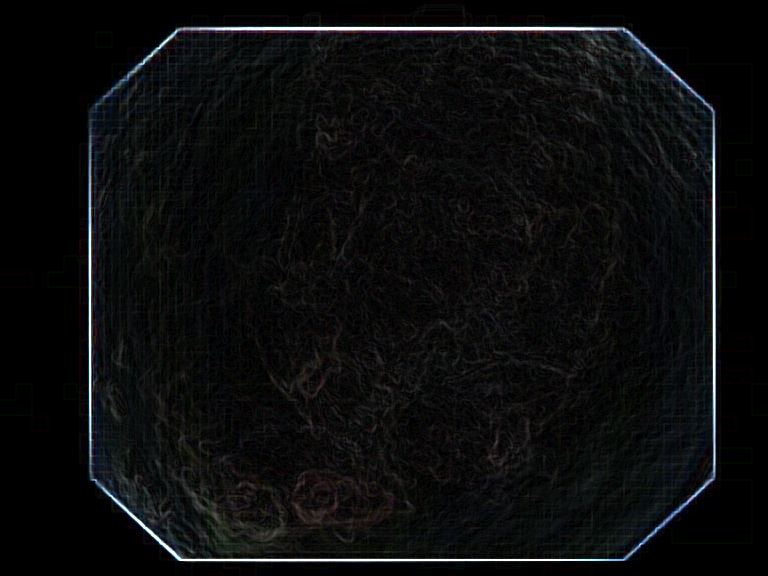
#> input picture notebooks/mix_der_img/adenomaNbi/image_11.png, 768 x 576 px, found by its file name; its folder holds only this picture in this run
$ jupyter execute --allow-errors 'KNN para derivada.ipynb'
#> lines starting #> are read from the running program, lines starting #| are printed output that depends on the picture
[cell 1]
import cv2 as cv
import os
import sys
import numpy as np
import matplotlib.pyplot as plt
from ipywidgets import interact, interactive, fixed, interact_manual
import ipywidgets as widgets
from sklearn.neighbors import KNeighborsClassifier
from sklearn import preprocessing
from sklearn.model_selection import KFold
from sklearn.model_selection import cross_val_score

# <span style="color:red">KNN para imagenes derivadas</span>

[cell 2]
path_classes = "/home/franklinsierra/Documentos/Biomedica/Experimentos/notebooks/mix_der_img/"
classes_names = os.listdir(path_classes)
print (classes_names)
dic_img ={}

for i, name_class in enumerate(classes_names):
    dic_img[classes_names[i]] = np.array(os.listdir(path_classes+classes_names[i]))
    print ("class: ", name_class, "total ", len(dic_img[classes_names[i]]))
#> pass 2 of the loop `for i, name_class in enumerate(classes_names):`:

[cell 3]
X = []
y = []
resize_value = 100

for i, classes in enumerate(classes_names):
    print((i+1), "clase: ", classes, "y_valor: ", (i+1), "total: ", len(dic_img[classes]))
    for img_name in dic_img[classes]:
        path_image = path_classes+classes+'/'+img_name
        img = cv.resize(cv.imread(path_image,0),(100,100))*1.
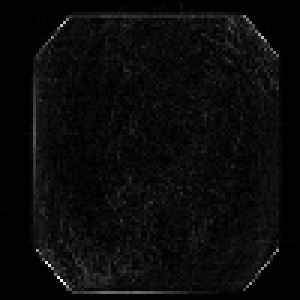
#> img: shape (100, 100) float64 (shown 3 times larger); min 0, max 255, mean 10.4
        flatt_img = img.reshape(resize_value*resize_value)
#> flatt_img = 10000 values, max 255 at index 9320, min 0 at index 0, mean 10.4
        X.append(flatt_img)
        y.append(i+1)
#> pass 2 of the loop `for i, classes in enumerate(classes_names):`:
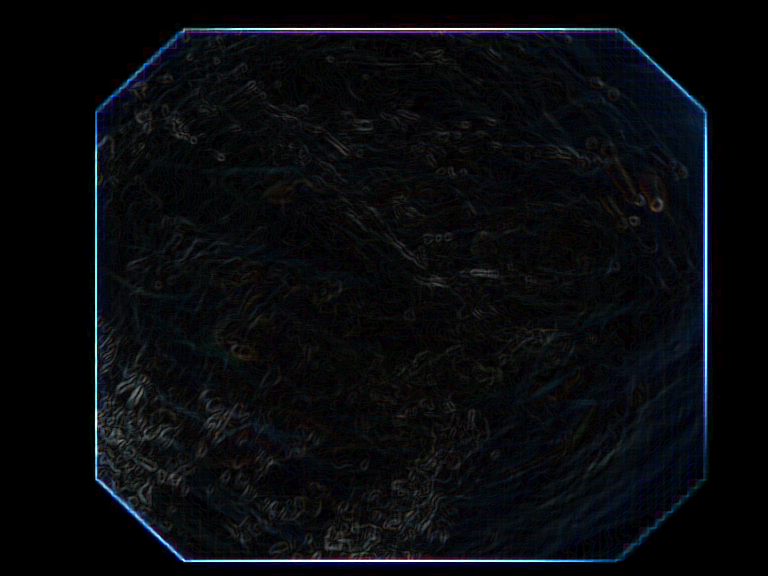
#> input picture notebooks/mix_der_img/adenomaWl/image_14.png, 768 x 576 px, found by its file name
#> `img = cv.resize(cv.imread(path_image,0),(100,100))*1.`:
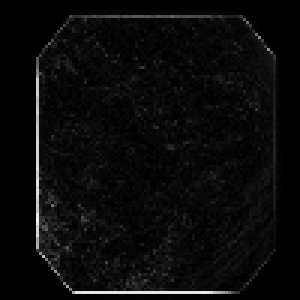
#> img: shape (100, 100) float64 (shown 3 times larger); min 0, max 245, mean 10.6
#> flatt_img = 10000 values, max 245 at index 7312, min 0 at index 0, mean 10.58
X = np.r_[X]
y = np.r_[y]

### Normalizando

[cell 4]
X_norm = preprocessing.normalize(X)

[cell 5]
from sklearn.model_selection import train_test_split
test_size = 0.2
X_train, X_test, y_train, y_test = train_test_split(X_norm,y,test_size=test_size)
#> y_train = [1]; y_test = [2]
print (y_test)
#| [2]

[cell 6]
max_val = -1
k_neighbors = [1,2,4,6,8,10,20,30,40,80,100]
#> (the rest of this cell did not finish here and is left out)

[cell 7]
cv = KFold(n_splits = 10, shuffle = True, random_state = 1)

#> (a cell that did not finish here is left out)

[cell 9]
from sklearn.metrics import confusion_matrix

#> (the rest of this cell did not finish here and is left out)

#> (a cell that did not finish here is left out)

### Standardization version

[cell 11]
X_cent = preprocessing.scale(X)

[cell 12]
from sklearn.model_selection import train_test_split
test_size = 0.2
X_train, X_test, y_train, y_test = train_test_split(X_cent,y,test_size=test_size)
#> y_train = [2]; y_test = [1]
print (y_test)
#| [1]

[cell 13]
cv2 = KFold(n_splits = 10, shuffle = True, random_state = 1)

#> (a cell that did not finish here is left out)

## <span style="color:red">LOOCV</span>

### Normalized

[cell 15]
cv3 = KFold(n_splits = X_norm.shape[0], shuffle = True, random_state = 1)

#> (a cell that did not finish here is left out)

### Standardization

[cell 17]
cv4 = KFold(n_splits = X_cent.shape[0], shuffle = True, random_state = 1)

[cell 18]
score4 = np.mean(cross_val_score(neigh, X_cent, y, scoring = "accuracy", cv = cv4, n_jobs=1))
#> score4 = nan
score4
#> Out = nan
